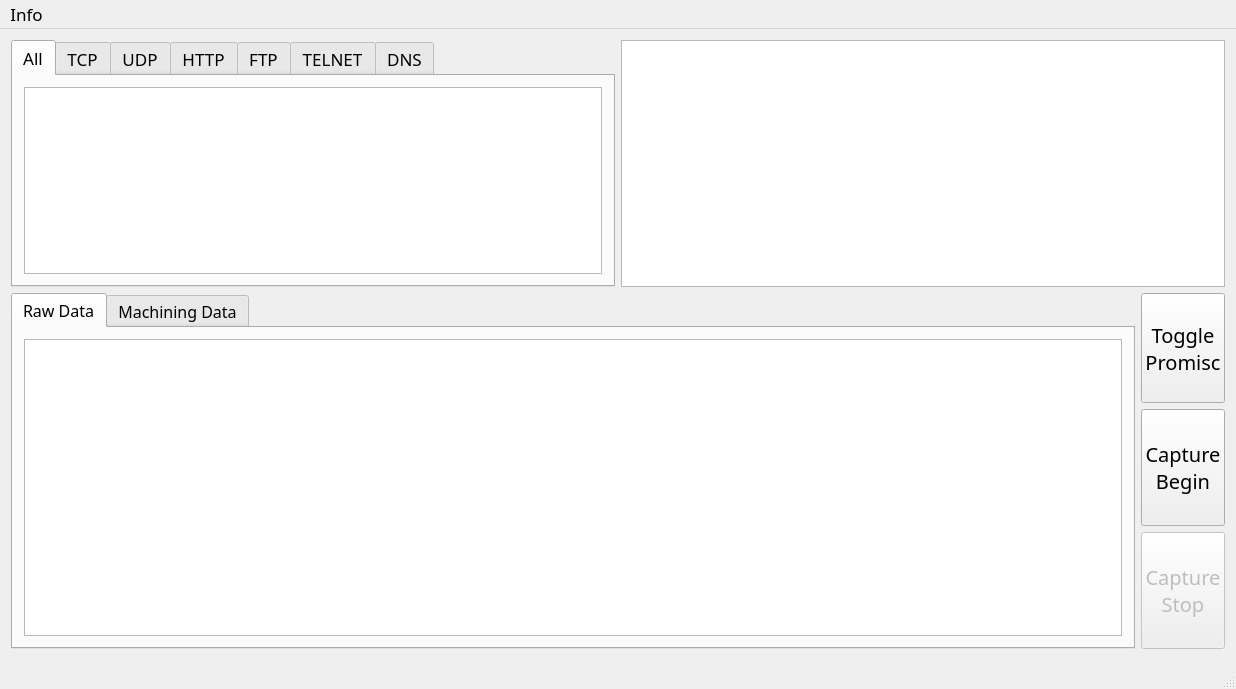
<?xml version="1.0" encoding="UTF-8"?>
<ui version="4.0">
 <class>MainWindow</class>
 <widget class="QMainWindow" name="MainWindow">
  <property name="geometry">
   <rect>
    <x>0</x>
    <y>0</y>
    <width>1236</width>
    <height>689</height>
   </rect>
  </property>
  <property name="font">
   <font>
    <family>Courier 10 Pitch</family>
    <pointsize>13</pointsize>
   </font>
  </property>
  <property name="windowTitle">
   <string>GPacketAnalyzer</string>
  </property>
  <widget class="QWidget" name="centralWidget">
   <layout class="QVBoxLayout" name="verticalLayout">
    <item>
     <layout class="QHBoxLayout" name="horizontalLayout_2">
      <item>
       <widget class="QTabWidget" name="tabWidget">
        <property name="font">
         <font>
          <pointsize>13</pointsize>
         </font>
        </property>
        <property name="currentIndex">
         <number>0</number>
        </property>
        <widget class="QWidget" name="tab">
         <attribute name="title">
          <string>All</string>
         </attribute>
         <layout class="QHBoxLayout" name="horizontalLayout">
          <item>
           <widget class="QTableView" name="All_Table">
            <property name="font">
             <font>
              <family>Courier 10 Pitch</family>
              <pointsize>14</pointsize>
             </font>
            </property>
           </widget>
          </item>
         </layout>
        </widget>
        <widget class="QWidget" name="tab_2">
         <attribute name="title">
          <string>TCP</string>
         </attribute>
         <layout class="QHBoxLayout" name="horizontalLayout_4">
          <item>
           <widget class="QTableView" name="TCP_Table">
            <property name="font">
             <font>
              <pointsize>14</pointsize>
             </font>
            </property>
           </widget>
          </item>
         </layout>
        </widget>
        <widget class="QWidget" name="tab_3">
         <attribute name="title">
          <string>UDP</string>
         </attribute>
         <layout class="QHBoxLayout" name="horizontalLayout_5">
          <item>
           <widget class="QTableView" name="UDP_Table">
            <property name="font">
             <font>
              <pointsize>14</pointsize>
             </font>
            </property>
           </widget>
          </item>
         </layout>
        </widget>
        <widget class="QWidget" name="tab_4">
         <attribute name="title">
          <string>HTTP</string>
         </attribute>
         <layout class="QHBoxLayout" name="horizontalLayout_6">
          <item>
           <widget class="QTableView" name="HTTP_Table">
            <property name="font">
             <font>
              <pointsize>14</pointsize>
             </font>
            </property>
           </widget>
          </item>
         </layout>
        </widget>
        <widget class="QWidget" name="tab_5">
         <attribute name="title">
          <string>FTP</string>
         </attribute>
         <layout class="QHBoxLayout" name="horizontalLayout_7">
          <item>
           <widget class="QTableView" name="FTP_Table">
            <property name="font">
             <font>
              <pointsize>14</pointsize>
             </font>
            </property>
           </widget>
          </item>
         </layout>
        </widget>
        <widget class="QWidget" name="tab_6">
         <attribute name="title">
          <string>TELNET</string>
         </attribute>
         <layout class="QHBoxLayout" name="horizontalLayout_8">
          <item>
           <widget class="QTableView" name="TELNET_Table">
            <property name="font">
             <font>
              <pointsize>14</pointsize>
             </font>
            </property>
           </widget>
          </item>
         </layout>
        </widget>
        <widget class="QWidget" name="tab_7">
         <attribute name="title">
          <string>DNS</string>
         </attribute>
         <layout class="QHBoxLayout" name="horizontalLayout_9">
          <item>
           <widget class="QTableView" name="DNS_Table">
            <property name="font">
             <font>
              <pointsize>14</pointsize>
             </font>
            </property>
           </widget>
          </item>
         </layout>
        </widget>
       </widget>
      </item>
      <item>
       <widget class="QTreeView" name="DetailTree">
        <property name="font">
         <font>
          <family>Courier 10 Pitch</family>
          <pointsize>11</pointsize>
         </font>
        </property>
       </widget>
      </item>
     </layout>
    </item>
    <item>
     <layout class="QHBoxLayout" name="horizontalLayout_11">
      <item>
       <widget class="QTabWidget" name="tabWidget_2">
        <property name="font">
         <font>
          <family>Courier 10 Pitch</family>
          <pointsize>12</pointsize>
          <weight>50</weight>
          <bold>false</bold>
         </font>
        </property>
        <property name="currentIndex">
         <number>0</number>
        </property>
        <widget class="QWidget" name="tab_8">
         <attribute name="title">
          <string>Raw Data</string>
         </attribute>
         <layout class="QHBoxLayout" name="horizontalLayout_3">
          <item>
           <widget class="QTextBrowser" name="RawText">
            <property name="font">
             <font>
              <family>Courier 10 Pitch</family>
              <pointsize>13</pointsize>
              <weight>50</weight>
              <bold>false</bold>
             </font>
            </property>
           </widget>
          </item>
         </layout>
        </widget>
        <widget class="QWidget" name="tab_9">
         <attribute name="title">
          <string>Machining Data</string>
         </attribute>
         <layout class="QHBoxLayout" name="horizontalLayout_10">
          <item>
           <widget class="QTextBrowser" name="MachiningText">
            <property name="font">
             <font>
              <family>Liberation Mono</family>
              <pointsize>13</pointsize>
              <weight>50</weight>
              <bold>false</bold>
             </font>
            </property>
            <property name="acceptDrops">
             <bool>false</bool>
            </property>
            <property name="autoFillBackground">
             <bool>true</bool>
            </property>
           </widget>
          </item>
         </layout>
        </widget>
       </widget>
      </item>
      <item>
       <layout class="QGridLayout" name="gridLayout">
        <item row="0" column="0">
         <widget class="QPushButton" name="PromiscButton">
          <property name="minimumSize">
           <size>
            <width>0</width>
            <height>25</height>
           </size>
          </property>
          <property name="font">
           <font>
            <pointsize>15</pointsize>
           </font>
          </property>
          <property name="text">
           <string>
Toggle
Promisc
</string>
          </property>
         </widget>
        </item>
        <item row="1" column="0">
         <widget class="QPushButton" name="Begin_Button">
          <property name="font">
           <font>
            <pointsize>15</pointsize>
           </font>
          </property>
          <property name="text">
           <string>
Capture
Begin
</string>
          </property>
         </widget>
        </item>
        <item row="2" column="0">
         <widget class="QPushButton" name="Stop_Button">
          <property name="enabled">
           <bool>false</bool>
          </property>
          <property name="font">
           <font>
            <pointsize>15</pointsize>
           </font>
          </property>
          <property name="text">
           <string>
Capture
Stop
</string>
          </property>
         </widget>
        </item>
       </layout>
      </item>
     </layout>
    </item>
   </layout>
  </widget>
  <widget class="QMenuBar" name="menuBar">
   <property name="geometry">
    <rect>
     <x>0</x>
     <y>0</y>
     <width>1236</width>
     <height>26</height>
    </rect>
   </property>
   <widget class="QMenu" name="menuInfo">
    <property name="font">
     <font>
      <family>Courier 10 Pitch</family>
     </font>
    </property>
    <property name="title">
     <string>Info</string>
    </property>
    <addaction name="actionProgram_Information"/>
   </widget>
   <addaction name="menuInfo"/>
  </widget>
  <widget class="QStatusBar" name="statusBar"/>
  <action name="actionProgram_Information">
   <property name="text">
    <string>Program Information</string>
   </property>
   <property name="font">
    <font>
     <family>Courier 10 Pitch</family>
     <pointsize>13</pointsize>
    </font>
   </property>
  </action>
 </widget>
 <layoutdefault spacing="6" margin="11"/>
 <resources/>
 <connections/>
</ui>
